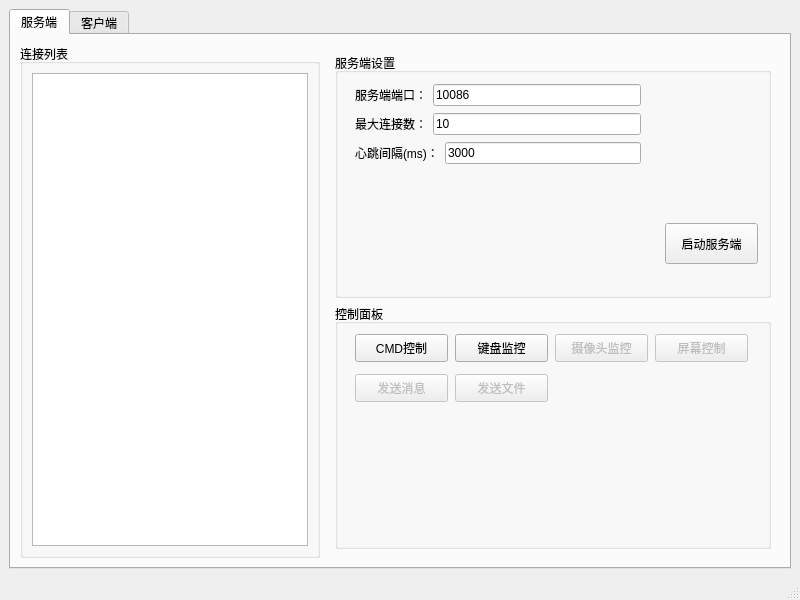
<?xml version="1.0" encoding="UTF-8"?>
<ui version="4.0">
 <class>MainWindow</class>
 <widget class="QMainWindow" name="MainWindow">
  <property name="enabled">
   <bool>true</bool>
  </property>
  <property name="geometry">
   <rect>
    <x>0</x>
    <y>0</y>
    <width>800</width>
    <height>600</height>
   </rect>
  </property>
  <property name="windowTitle">
   <string>简易远程控制</string>
  </property>
  <widget class="QWidget" name="centralwidget">
   <layout class="QHBoxLayout" name="horizontalLayout_2">
    <item>
     <widget class="QTabWidget" name="tabWidget">
      <property name="currentIndex">
       <number>0</number>
      </property>
      <widget class="QWidget" name="tab">
       <attribute name="title">
        <string>服务端</string>
       </attribute>
       <layout class="QHBoxLayout" name="horizontalLayout">
        <item>
         <widget class="QGroupBox" name="groupBox">
          <property name="minimumSize">
           <size>
            <width>300</width>
            <height>0</height>
           </size>
          </property>
          <property name="maximumSize">
           <size>
            <width>300</width>
            <height>16777215</height>
           </size>
          </property>
          <property name="title">
           <string>连接列表</string>
          </property>
          <layout class="QVBoxLayout" name="verticalLayout">
           <item>
            <widget class="QListWidget" name="listWidget"/>
           </item>
          </layout>
         </widget>
        </item>
        <item>
         <widget class="QWidget" name="widget" native="true">
          <layout class="QVBoxLayout" name="verticalLayout_2">
           <item>
            <widget class="QGroupBox" name="groupBox_3">
             <property name="title">
              <string>服务端设置</string>
             </property>
             <widget class="QPushButton" name="startServer">
              <property name="geometry">
               <rect>
                <x>330</x>
                <y>170</y>
                <width>93</width>
                <height>41</height>
               </rect>
              </property>
              <property name="text">
               <string>启动服务端</string>
              </property>
             </widget>
             <widget class="QWidget" name="layoutWidget">
              <property name="geometry">
               <rect>
                <x>20</x>
                <y>30</y>
                <width>286</width>
                <height>83</height>
               </rect>
              </property>
              <layout class="QVBoxLayout" name="verticalLayout_4">
               <item>
                <layout class="QHBoxLayout" name="horizontalLayout_6">
                 <item>
                  <widget class="QLabel" name="label_3">
                   <property name="text">
                    <string>服务端端口：</string>
                   </property>
                  </widget>
                 </item>
                 <item>
                  <widget class="QLineEdit" name="serverPort">
                   <property name="text">
                    <string>10086</string>
                   </property>
                   <property name="frame">
                    <bool>true</bool>
                   </property>
                  </widget>
                 </item>
                </layout>
               </item>
               <item>
                <layout class="QHBoxLayout" name="horizontalLayout_7">
                 <item>
                  <widget class="QLabel" name="label_4">
                   <property name="text">
                    <string>最大连接数：</string>
                   </property>
                  </widget>
                 </item>
                 <item>
                  <widget class="QLineEdit" name="serverMaxClient">
                   <property name="text">
                    <string>10</string>
                   </property>
                   <property name="frame">
                    <bool>true</bool>
                   </property>
                  </widget>
                 </item>
                </layout>
               </item>
               <item>
                <layout class="QHBoxLayout" name="horizontalLayout_8">
                 <item>
                  <widget class="QLabel" name="label_5">
                   <property name="text">
                    <string>心跳间隔(ms)：</string>
                   </property>
                  </widget>
                 </item>
                 <item>
                  <widget class="QLineEdit" name="serverInterval">
                   <property name="text">
                    <string>3000</string>
                   </property>
                   <property name="frame">
                    <bool>true</bool>
                   </property>
                  </widget>
                 </item>
                </layout>
               </item>
              </layout>
             </widget>
            </widget>
           </item>
           <item>
            <widget class="QGroupBox" name="groupBox_2">
             <property name="title">
              <string>控制面板</string>
             </property>
             <widget class="QPushButton" name="CMDButton">
              <property name="geometry">
               <rect>
                <x>20</x>
                <y>30</y>
                <width>93</width>
                <height>28</height>
               </rect>
              </property>
              <property name="text">
               <string>CMD控制</string>
              </property>
             </widget>
             <widget class="QPushButton" name="hookButton">
              <property name="geometry">
               <rect>
                <x>120</x>
                <y>30</y>
                <width>93</width>
                <height>28</height>
               </rect>
              </property>
              <property name="text">
               <string>键盘监控</string>
              </property>
             </widget>
             <widget class="QPushButton" name="hookButton_2">
              <property name="enabled">
               <bool>false</bool>
              </property>
              <property name="geometry">
               <rect>
                <x>320</x>
                <y>30</y>
                <width>93</width>
                <height>28</height>
               </rect>
              </property>
              <property name="text">
               <string>屏幕控制</string>
              </property>
             </widget>
             <widget class="QPushButton" name="hookButton_3">
              <property name="enabled">
               <bool>false</bool>
              </property>
              <property name="geometry">
               <rect>
                <x>220</x>
                <y>30</y>
                <width>93</width>
                <height>28</height>
               </rect>
              </property>
              <property name="text">
               <string>摄像头监控</string>
              </property>
             </widget>
             <widget class="QPushButton" name="hookButton_4">
              <property name="enabled">
               <bool>false</bool>
              </property>
              <property name="geometry">
               <rect>
                <x>20</x>
                <y>70</y>
                <width>93</width>
                <height>28</height>
               </rect>
              </property>
              <property name="text">
               <string>发送消息</string>
              </property>
             </widget>
             <widget class="QPushButton" name="hookButton_5">
              <property name="enabled">
               <bool>false</bool>
              </property>
              <property name="geometry">
               <rect>
                <x>120</x>
                <y>70</y>
                <width>93</width>
                <height>28</height>
               </rect>
              </property>
              <property name="text">
               <string>发送文件</string>
              </property>
             </widget>
            </widget>
           </item>
          </layout>
         </widget>
        </item>
       </layout>
      </widget>
      <widget class="QWidget" name="tab_2">
       <attribute name="title">
        <string>客户端</string>
       </attribute>
       <layout class="QHBoxLayout" name="horizontalLayout_3">
        <item>
         <widget class="QGroupBox" name="groupBox_4">
          <property name="title">
           <string>客户端设置</string>
          </property>
          <widget class="QPushButton" name="clientConnect">
           <property name="geometry">
            <rect>
             <x>320</x>
             <y>40</y>
             <width>93</width>
             <height>51</height>
            </rect>
           </property>
           <property name="toolTipDuration">
            <number>-1</number>
           </property>
           <property name="text">
            <string>连接</string>
           </property>
          </widget>
          <widget class="QWidget" name="layoutWidget">
           <property name="geometry">
            <rect>
             <x>40</x>
             <y>40</y>
             <width>271</width>
             <height>54</height>
            </rect>
           </property>
           <layout class="QVBoxLayout" name="verticalLayout_3">
            <item>
             <layout class="QHBoxLayout" name="horizontalLayout_4">
              <item>
               <widget class="QLabel" name="label">
                <property name="text">
                 <string>服务端IP地址：</string>
                </property>
               </widget>
              </item>
              <item>
               <widget class="QLineEdit" name="connectIP">
                <property name="text">
                 <string>127.0.0.1</string>
                </property>
                <property name="frame">
                 <bool>true</bool>
                </property>
               </widget>
              </item>
             </layout>
            </item>
            <item>
             <layout class="QHBoxLayout" name="horizontalLayout_5">
              <item>
               <widget class="QLabel" name="label_2">
                <property name="text">
                 <string>服务端端口：</string>
                </property>
               </widget>
              </item>
              <item>
               <widget class="QLineEdit" name="connectPort">
                <property name="text">
                 <string>10086</string>
                </property>
                <property name="frame">
                 <bool>true</bool>
                </property>
               </widget>
              </item>
             </layout>
            </item>
           </layout>
          </widget>
         </widget>
        </item>
       </layout>
      </widget>
     </widget>
    </item>
   </layout>
  </widget>
  <widget class="QMenuBar" name="menubar">
   <property name="geometry">
    <rect>
     <x>0</x>
     <y>0</y>
     <width>800</width>
     <height>26</height>
    </rect>
   </property>
  </widget>
  <widget class="QStatusBar" name="statusbar"/>
 </widget>
 <resources/>
 <connections/>
</ui>
